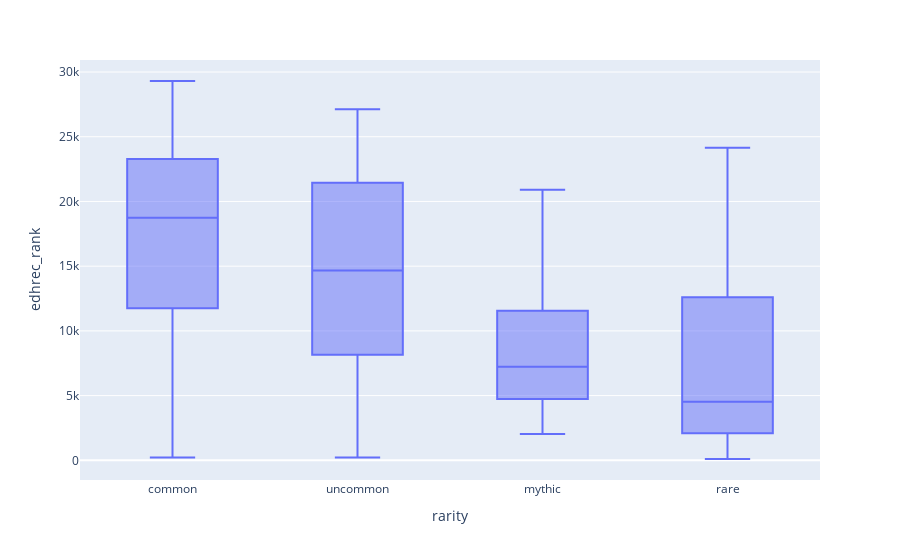

Notebook cell for this chart:
### Markdown cell above
#### Boxplot for EDHREC Ranking Distribution

### Code cell
fig = px.box(viz_df,x='rarity',y='edhrec_rank')
fig.show()

### Figure 1 — Plotly figure (JSON) as saved in the notebook; plotly's stock layout.template omitted (floating-point values rounded to 4 significant figures; data arrays with more than 128 entries replaced by an {"elided": "..."} marker saying what was removed)
{"data": [{"alignmentgroup": "True", "hovertemplate": "rarity=%{x}<br>edhrec_rank=%{y}<extra></extra>", "legendgroup": "", "marker": {"color": "#636efa"}, "name": "", "notched": false, "offsetgroup": "", "orientation": "v", "showlegend": false, "type": "box", "x": {"elided": "289 str values"}, "x0": " ", "xaxis": "x", "y": {"elided": "289 float values"}, "y0": " ", "yaxis": "y"}], "layout": {"boxmode": "group", "legend": {"tracegroupgap": 0}, "margin": {"t": 60}, "xaxis": {"anchor": "y", "domain": [0, 1], "title": {"text": "rarity"}}, "yaxis": {"anchor": "x", "domain": [0, 1], "title": {"text": "edhrec_rank"}}}}
